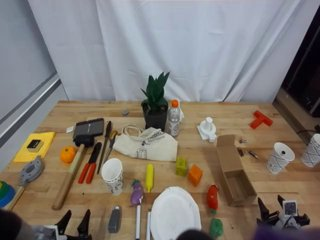
#> input picture experiments/agent_baseline/conditions/sort_icl/notes/keyframes/89_0_zed.jpg, 320 x 240 px
$ python -i vision.py   (imports and definitions only)
#> lines starting #> are read from the running program, lines starting #| are printed output that depends on the picture; after the words box and inside, x2 and y2 are one past the last pixel; in counts of white or black regions, pixels touching at a corner belong together
"""Classical colour/contour geometry. Coordinates are normalized 640x480 views.

Head images are squashed like the dataset before processing. No learned features.
"""
import cv2
import numpy as np


def normalize(image):
    return cv2.resize(image, (640, 480), interpolation=cv2.INTER_AREA)
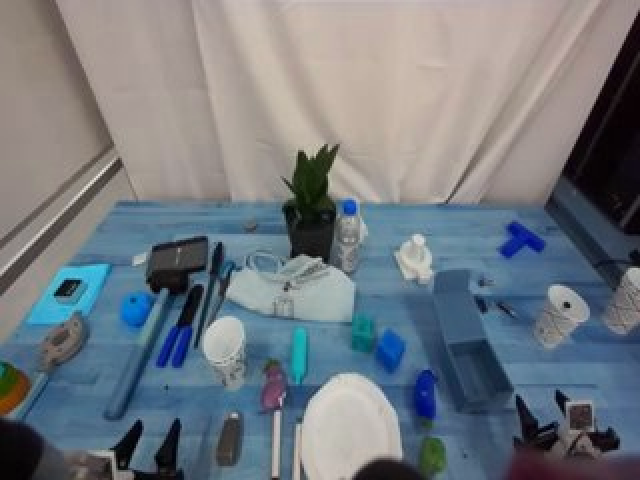
#> returned value: shape (480, 640, 3); mean of channels 0, 1, 2 128.3, 121.3, 114.1; drawn as B, G, R


# [147 lines left out: functions white_mask, rings, peg_candidates, choose_ring, marker_center, not called in this run]


def caps(image, hole_area=None):
    """Quadrilateral white horizontal caps, filtered against hole scale."""
    image = normalize(image)
    gray = cv2.cvtColor(image, cv2.COLOR_RGB2GRAY)
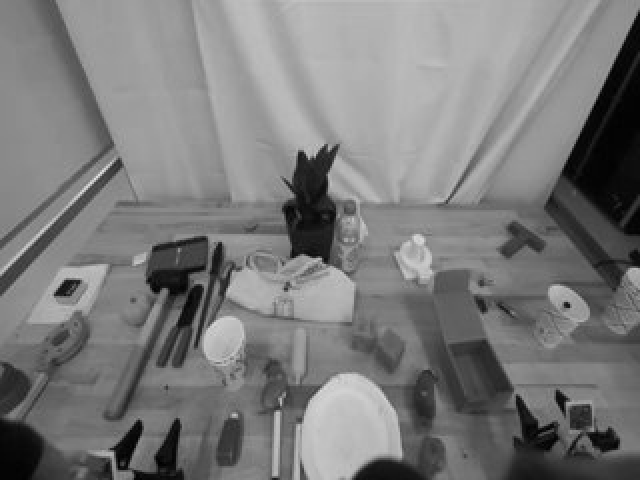
#> gray: shape (480, 640); min 0, max 222, mean 122.6
    edges = cv2.Canny(cv2.GaussianBlur(gray, (3, 3), 0), 25, 70)
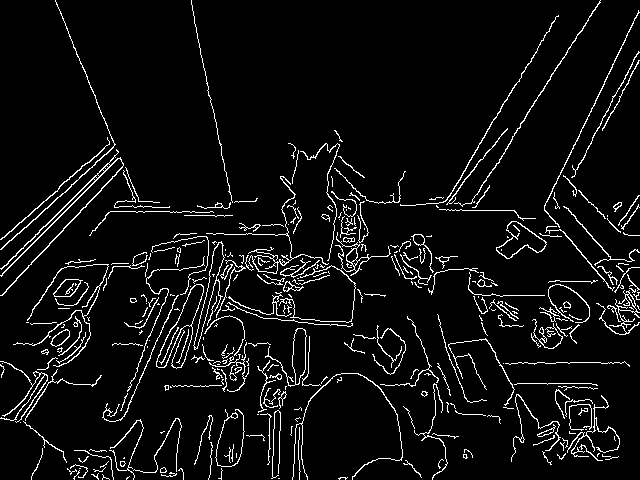
#> edges: shape (480, 640); 6% white in thin lines or dots
    contours, _ = cv2.findContours(edges, cv2.RETR_LIST, cv2.CHAIN_APPROX_SIMPLE)
#> contours = 390 contours, 298 with area under 20; largest, box (x1, y1, x2, y2) and area: (156, 284, 204, 369) 1035, (156, 284, 204, 368) 980, (496, 221, 547, 259) 906, (496, 221, 547, 259) 834, (193, 241, 225, 350) 682
    contours = list(contours)
    for threshold in range(135, 221, 10):
        mask = ((gray > threshold) & (image[:, :, 2].astype(float)
                - image[:, :, 0] > 3)).astype('uint8')*255
        extra, _ = cv2.findContours(mask, cv2.RETR_LIST, cv2.CHAIN_APPROX_SIMPLE)
        contours.extend(extra)
#> this loop made 9 passes
#> extra on pass 9: 4 contours, all with area under 20
#> pass 1, in caps, `mask = ((gray > threshold) & (image[:, :, 2].astype(float) - image[:, ..`:
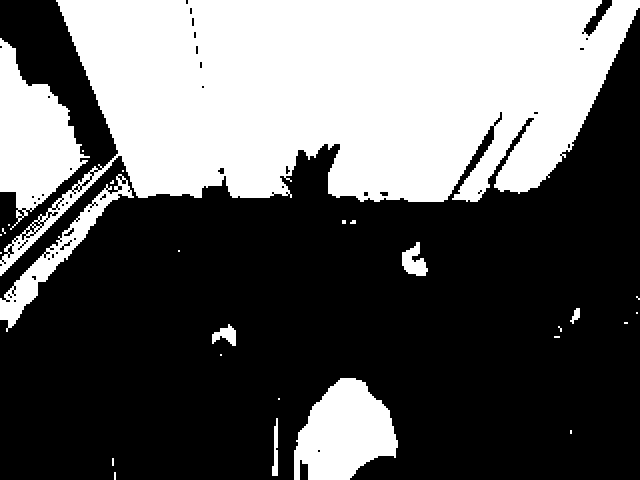
#> mask: shape (480, 640); 37.9% white; 28 white regions (19 under 20 px), largest, box (x1, y1, x2, y2) and area: (0, 0, 640, 276) 95724, (0, 38, 90, 230) 8752, (294, 378, 398, 480) 7288
#> pass 2, in caps, `mask = ((gray > threshold) & (image[:, :, 2].astype(float) - image[:, ..`:
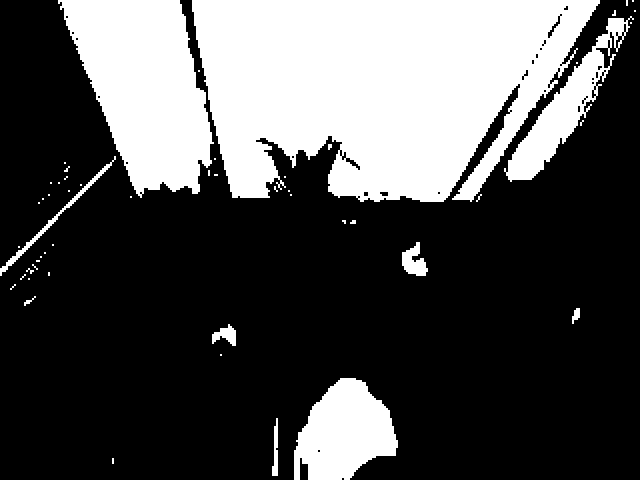
#> mask: shape (480, 640); 31% white; 53 white regions (40 under 20 px), largest, box (x1, y1, x2, y2) and area: (192, 0, 600, 202) 61160, (58, 0, 214, 198) 19440, (294, 378, 398, 480) 7252
#> pass 3, in caps, `mask = ((gray > threshold) & (image[:, :, 2].astype(float) - image[:, ..`:
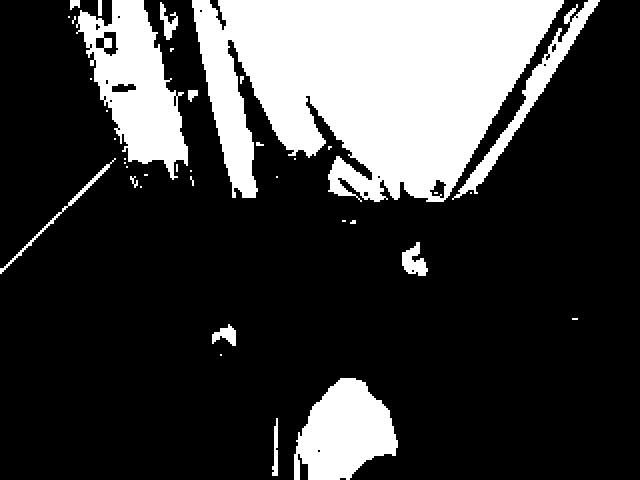
#> mask: shape (480, 640); 24.2% white; 38 white regions (21 under 20 px), largest, box (x1, y1, x2, y2) and area: (192, 0, 564, 202) 51372, (76, 0, 188, 180) 10104, (294, 378, 398, 480) 7184
#> after the loop:
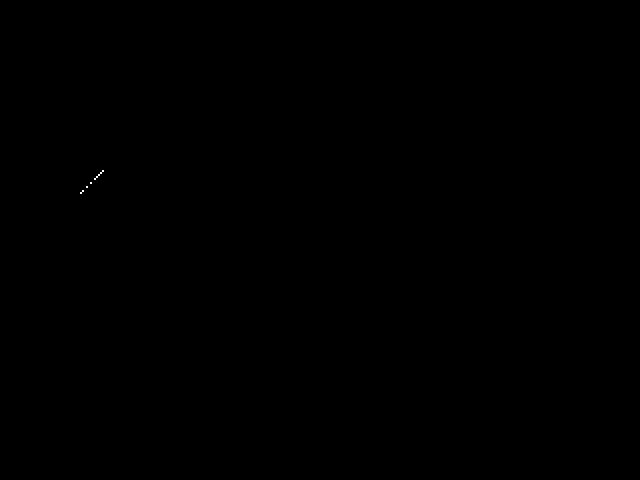
#> mask: shape (480, 640); 0.01% white in thin lines or dots, all inside (x1, y1, x2, y2) = (80, 170, 104, 194)
#> after the loop, contours = 894 contours, 677 with area under 20; largest, box (x1, y1, x2, y2) and area: (0, 0, 640, 276) 95054, (192, 0, 600, 202) 60550, (192, 0, 564, 202) 50598, (222, 0, 542, 202) 37334, (58, 0, 214, 198) 19108
    out = []
    for c in contours:
        area = cv2.contourArea(c)
        if not 120 < area < 20000:
            continue
        poly = cv2.approxPolyDP(c, .045 * cv2.arcLength(c, True), True)
        if len(poly) != 4 or not cv2.isContourConvex(poly):
            continue
        points = poly[:, 0]
        center = points.mean(axis=0)
        if center[1] > 415:
            continue
        if hole_area and not .08 < area / hole_area < 1.2:
            continue
        mask = np.zeros(gray.shape, 'uint8')
        cv2.drawContours(mask, [poly], -1, 255, -1)
        mask = cv2.erode(mask, np.ones((5, 5), 'uint8'))
        rgb = image[mask > 0].astype(float)
        if len(rgb) < 30:
            continue
        med = np.median(rgb, axis=0)
        # The cap is pale blue-white in the wrist views, with low texture.
        if med.mean() < 125 or med[2] - med[0] < 2 or np.std(rgb.mean(axis=1)) > 22:
            continue
        rect = cv2.minAreaRect(poly)
        if min(rect[1]) < 5 or max(rect[1])/min(rect[1]) > 2.5:
            continue
        if any(np.linalg.norm(center - v['center']) < 8 for v in out):
            continue
        out.append(dict(center=center.tolist(), polygon=points.tolist(), area=float(area)))
#> this loop made 894 passes
#> area on passes 10, 13, 17: 21.5, 23.5, 20
#> mask: shape (480, 640); 0.09% white; 1 white region, box (x1, y1, x2, y2) and area: (439, 16, 450, 55) 279
#> after the loop, out = 4 items
    return out


# [12 lines left out: function tab_at_jaws, not called in this run]

>>> import cv2
>>> picture = cv2.cvtColor(cv2.imread('../../sort_icl/notes/keyframes/89_0_zed.jpg'), cv2.COLOR_BGR2RGB)
>>> result = caps(picture)
#> result = 4 items

$ run again, on experiments/agent_baseline/conditions/sort_icl/notes/keyframes/89_1529_zed.jpg
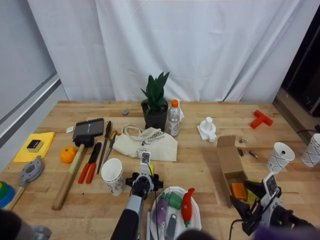
#> input picture experiments/agent_baseline/conditions/sort_icl/notes/keyframes/89_1529_zed.jpg, 320 x 240 px
#> in caps, `edges = cv2.Canny(cv2.GaussianBlur(gray, (3, 3), 0), 25, 70)`:
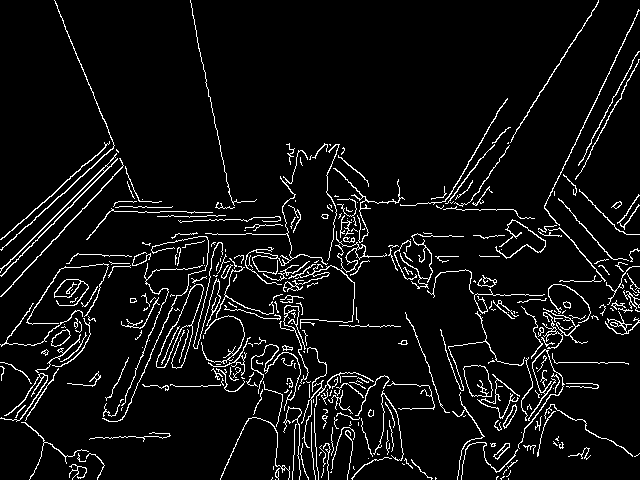
#> edges: shape (480, 640); 6.3% white in thin lines or dots
#> in caps, `contours, _ = cv2.findContours(edges, cv2.RETR_LIST, cv2.CHAIN_APPROX_..`: contours = 391 contours, 305 with area under 20; largest, box (x1, y1, x2, y2) and area: (156, 284, 204, 369) 1030, (156, 284, 204, 368) 980, (463, 365, 493, 397) 686, (463, 365, 493, 397) 667, (54, 279, 89, 306) 332
#> the loop in caps, `for threshold in range(135, 221, 10):` made 9 passes
#> extra on passes 8 to 9: 4 contours, all with area under 20, 1 contour, all with area under 20
#> after the loop in caps, `for threshold in range(135, 221, 10):`: contours = 909 contours, 712 with area under 20; largest, box (x1, y1, x2, y2) and area: (0, 0, 640, 330) 97756, (190, 0, 600, 202) 59769, (218, 0, 564, 202) 43034, (276, 0, 546, 202) 28738, (56, 0, 206, 198) 17803
#> the loop in caps, `for c in contours:` made 909 passes
#> area on passes 12, 29, 33: 20, 32, 29.5
#> after the loop in caps, `for c in contours:`:
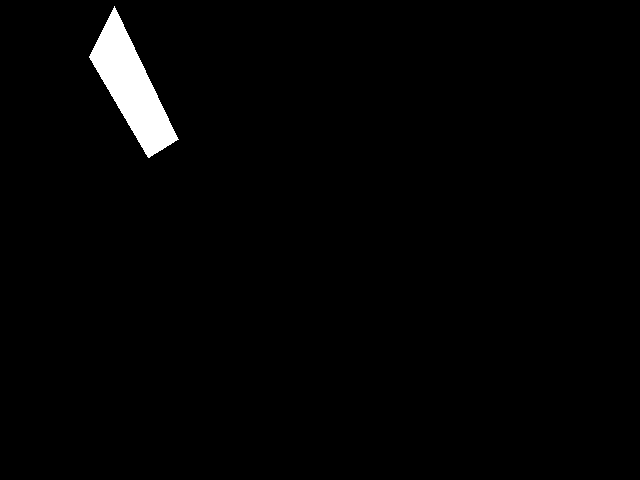
#> mask: shape (480, 640); 1.8% white; 1 white region, box (x1, y1, x2, y2) and area: (89, 6, 179, 158) 5446
#> after the loop in caps, `for c in contours:`: out = 1 item
